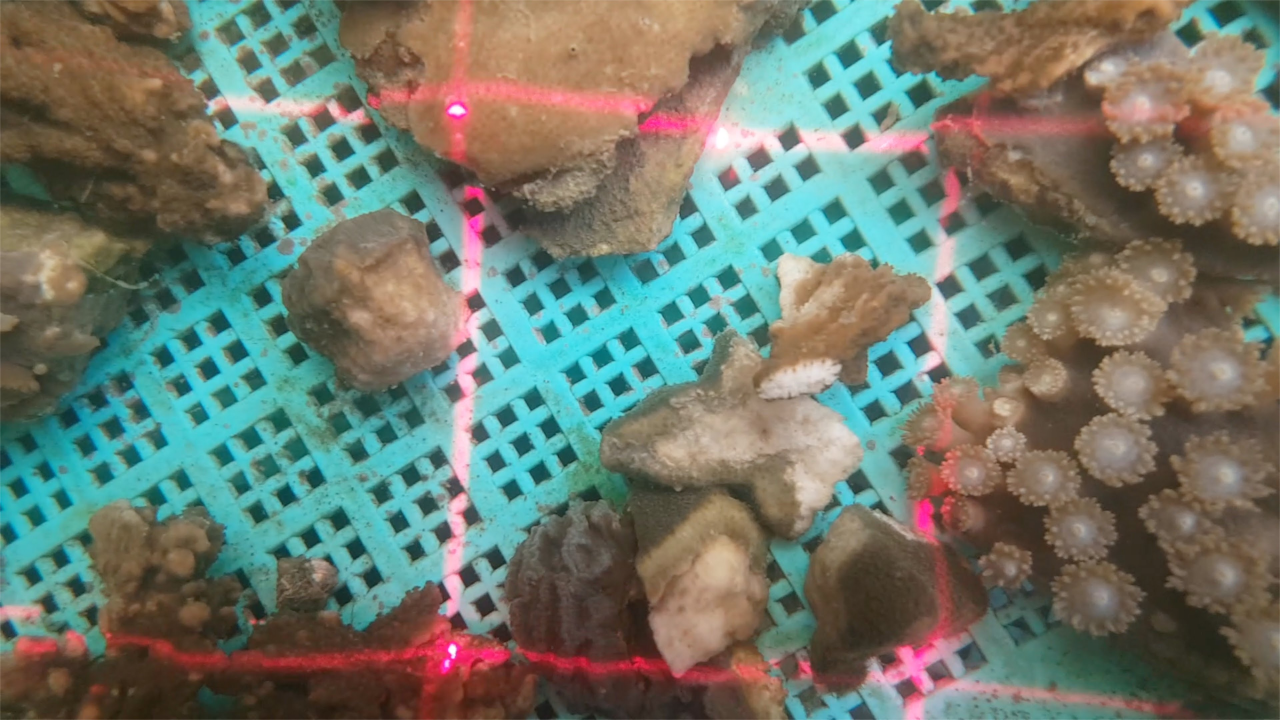
#> input picture imgprepro/img1.jpg, 3840 x 2160 px (shown at 1/3 size)
$ python imgprepro_ver1.py   (older library calls are emulated)
#> lines starting #> are read from the running program, lines starting #| are printed output that depends on the picture; after the words box and inside, x2 and y2 are one past the last pixel; in counts of white or black regions, pixels touching at a corner belong together
import numpy as np
import cv2

# Load the image and convert it to HSV
image = cv2.imread("img1.jpg", 1)
#> image is the input picture: shape (2160, 3840, 3); mean B, G, R 107.7, 120.3, 112
hsvImage = cv2.cvtColor(image, cv2.COLOR_BGR2HSV)
#> hsvImage: shape (2160, 3840, 3); mean H, S, V 46.1, 99.4, 138

# Obtain the color mask
lower1 = np.array([165, 0, 0], dtype = np.uint8)
upper1 = np.array([179, 255, 255], dtype = np.uint8)
mask1 = cv2.inRange(hsvImage, lower1, upper1)
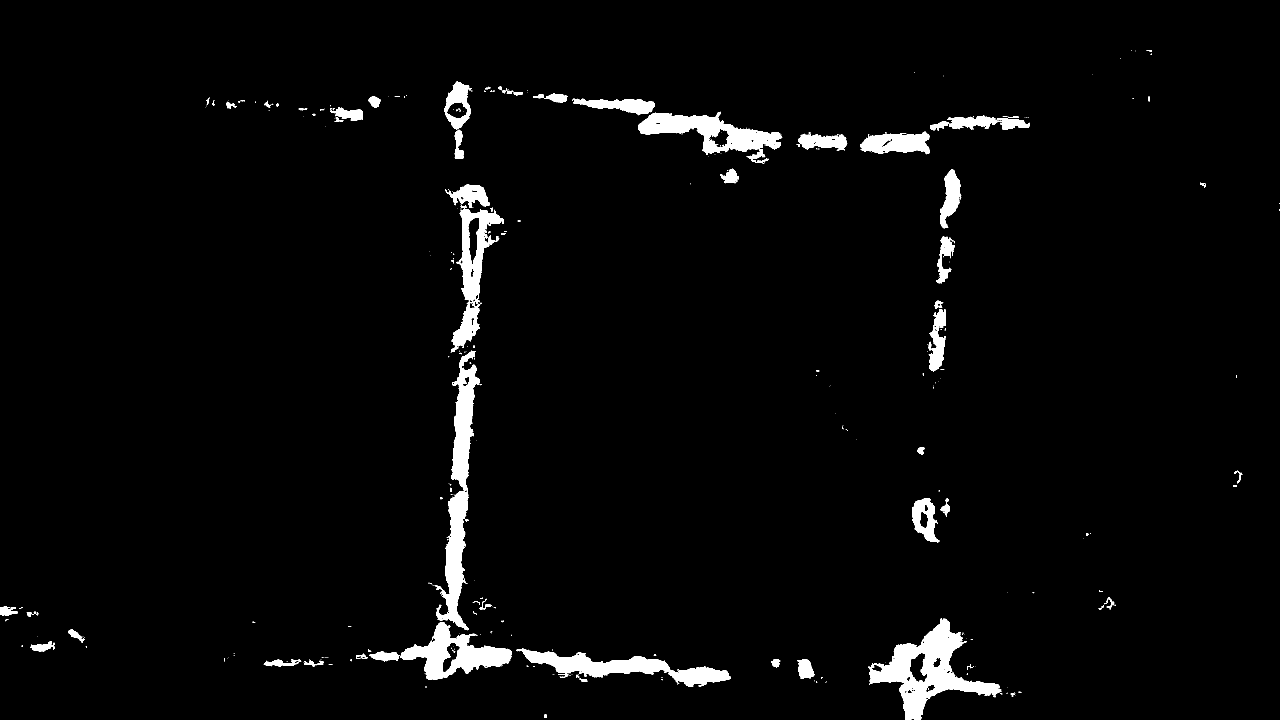
#> mask1: shape (2160, 3840) (shown at 1/3 size); 3% white; 491 white regions (390 under 20 px), largest, box (x1, y1, x2, y2) and area: (2604, 1855, 3005, 2160) 38717, (1304, 1052, 1439, 1891) 35391, (1914, 335, 2347, 491) 24251

lower2 = np.array([0, 0, 0], dtype = np.uint8)
upper2 = np.array([7, 255, 255], dtype = np.uint8)
mask2 = cv2.inRange(hsvImage, lower2, upper2)
#> mask2: shape (2160, 3840); 5.7% white; 1228 white regions (963 under 20 px), largest, box (x1, y1, x2, y2) and area: (315, 1755, 2360, 2160) 198229, (1102, 0, 2247, 507) 74403, (2372, 1349, 2931, 2076) 49463

mask = cv2.bitwise_or(mask1, mask2)
#> mask: shape (2160, 3840); 8.6% white; 766 white regions (552 under 20 px), largest, box (x1, y1, x2, y2) and area: (315, 538, 2360, 2160) 326510, (1102, 0, 2351, 507) 117872, (2372, 1349, 3578, 2160) 111452

# Perform morphological close operation to connect the laser lines
kernel = np.ones((5,5), np.uint8)
mask = cv2.morphologyEx(mask, cv2.MORPH_CLOSE, kernel, iterations = 15)
#> mask: shape (2160, 3840); 12.3% white; 56 white regions (31 under 20 px), largest, box (x1, y1, x2, y2) and area: (0, 0, 3626, 2160) 988182, (3276, 122, 3480, 224) 7692, (2352, 1098, 2504, 1179) 6432

# Subtract red lazer beams from the image
channels = cv2.split(image)
maskDilation = cv2.dilate(mask, kernel, iterations = 5)
#> maskDilation: shape (2160, 3840); 16.1% white; 43 white regions, largest, box (x1, y1, x2, y2) and area: (0, 0, 3636, 2160) 1249854, (3266, 112, 3490, 234) 14212, (2342, 1088, 2514, 1189) 11492
maskInverse = cv2.bitwise_not(maskDilation)
#> maskInverse: shape (2160, 3840); 83.9% white; 43 black regions
redChannel = cv2.bitwise_and(channels[2], maskInverse)
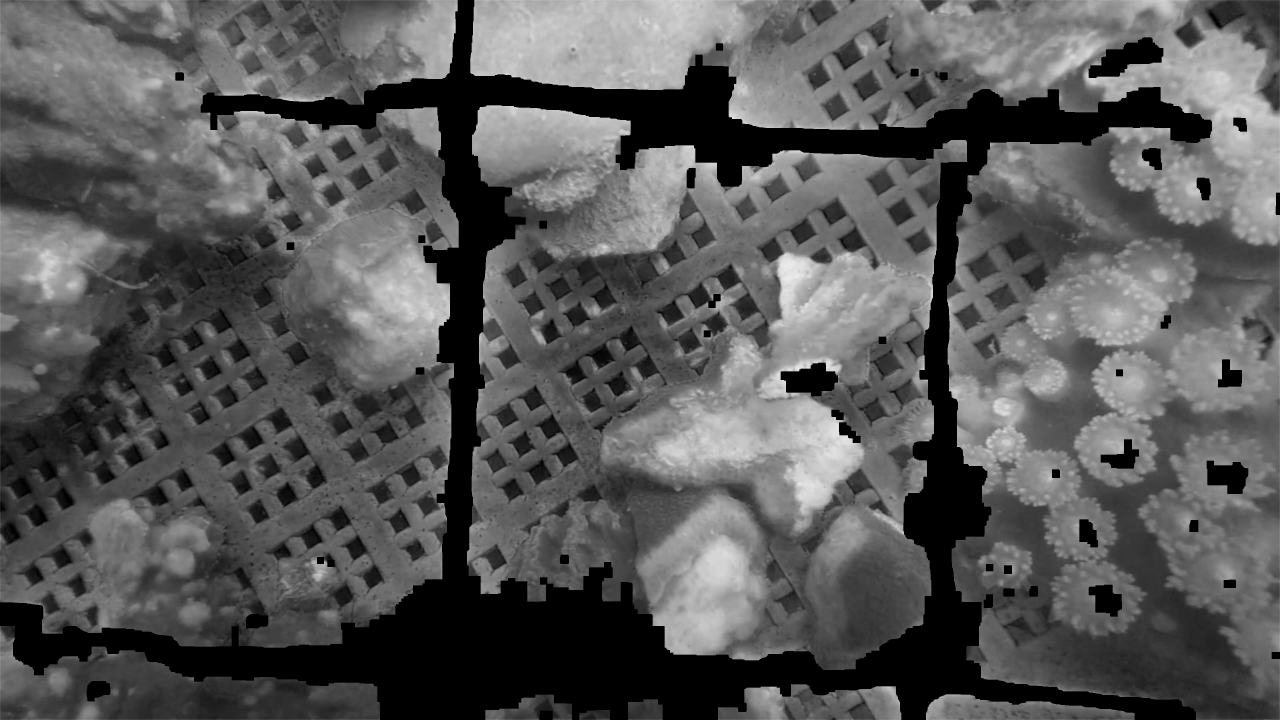
#> redChannel: shape (2160, 3840) (shown at 1/3 size); min 0, max 237, mean 88.1
image = cv2.merge([channels[0], channels[1], redChannel])
image = cv2.inpaint(image, maskDilation, 3, cv2.INPAINT_TELEA)
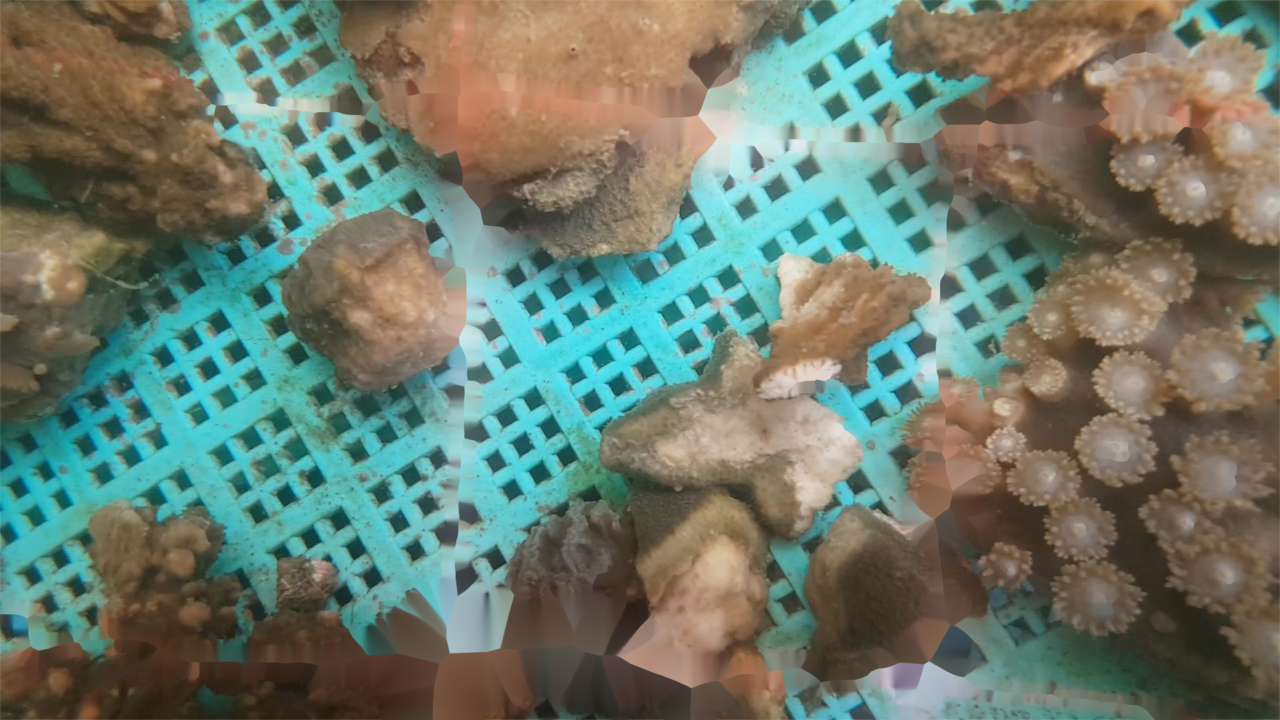
#> image: shape (2160, 3840, 3) (shown at 1/3 size); mean of channels 0, 1, 2 108.3, 122.3, 108.2; drawn as B, G, R

# Find and draw contours
image2, contours, hierarchy = cv2.findContours(mask, cv2.RETR_TREE, cv2.CHAIN_APPROX_SIMPLE)
#> contours = 57 contours, 34 with area under 20; largest, box (x1, y1, x2, y2) and area: (0, 0, 3626, 2160) 3014528, (1390, 305, 2912, 2021) 2038944, (3276, 122, 3480, 224) 7410, (2352, 1098, 2504, 1179) 6215, (3632, 1396, 3735, 1472) 4422

for cnt in contours:
	if (cv2.contourArea(cnt) >= 10000 and cv2.contourArea(cnt) <= 3000000):
		rect = cv2.minAreaRect(cnt)
		box = cv2.boxPoints(rect)
		box = np.int0(box)
		cv2.drawContours(image, [box], 0, (255,0,0), 50)
#> this loop made 57 passes
#> (rect, box) on pass 42: (((2103.4, 1170.9), (1639.9, 1509.3), -85.7), [[2794, 2045], [1289, 1931], [1412, 296], [2917, 409]])
#> cnt on passes 4, 12, 13, 14, 15, 20: [[3825, 1966], [3839, 1966]], [[2968, 1702], [2968, 1703], [2969, 1703], [2969, 1702]], [[992, 1689], [993, 1690]], [[961, 1681]], [[3281, 1630], [3281, 1631], [3283, 1631], [3283, 1630]], [[3630, 1392], [3630, 1395], [3631, 1395], [3631, 1393]]
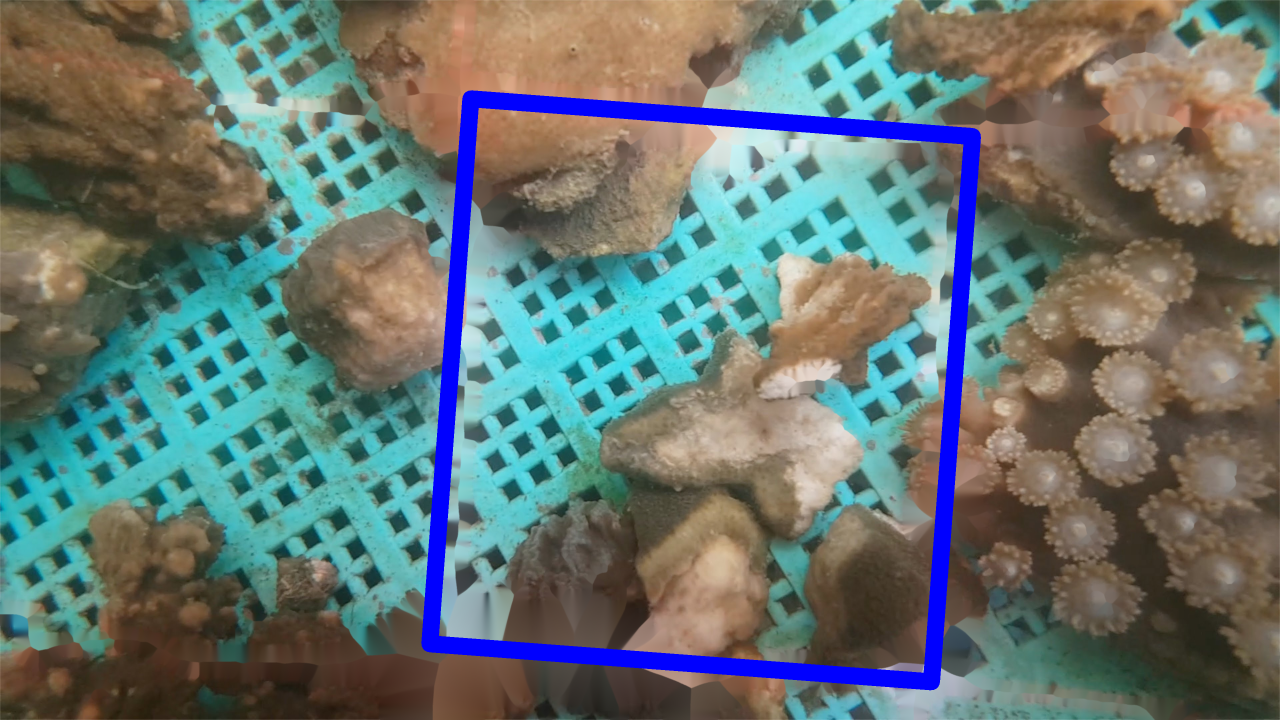
#> image: shape (2160, 3840, 3) (shown at 1/3 size); mean of channels 0, 1, 2 113.3, 116.9, 102.8; drawn as B, G, R
# cv2.drawContours(image, contours, -1, (0,255,0), 5)

# Display the result
result = cv2.cvtColor(redChannel, cv2.COLOR_GRAY2BGR)
concat = np.concatenate((image, result), axis=1)
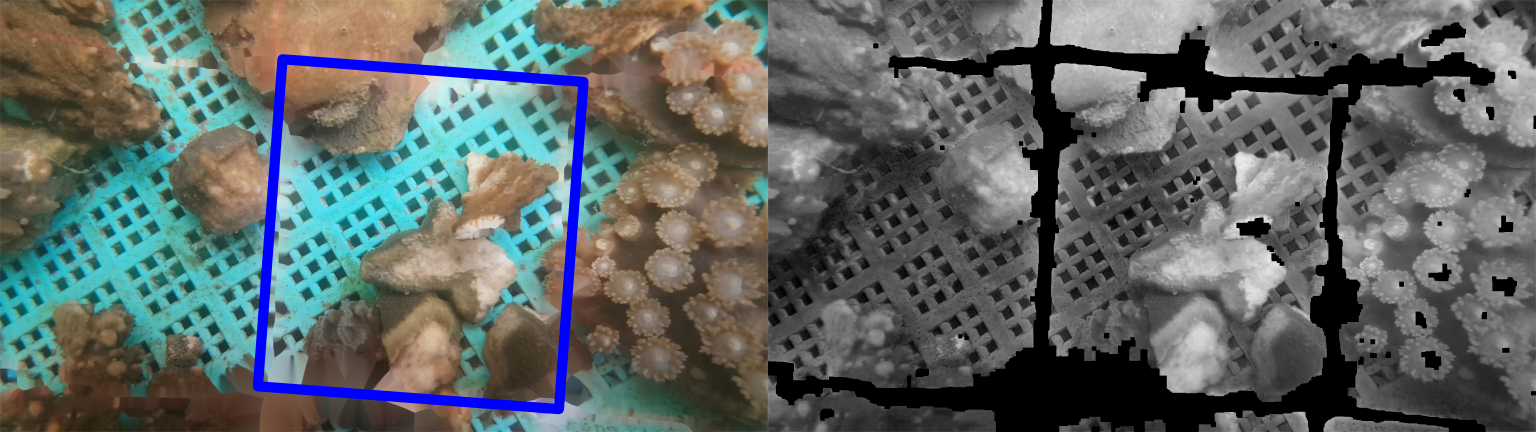
#> concat: shape (2160, 7680, 3) (shown at 1/5 size); mean of channels 0, 1, 2 100.7, 102.5, 95.4; drawn as B, G, R
cv2.namedWindow( "Window", cv2.WINDOW_NORMAL);
cv2.imshow('Window', concat)

cv2.waitKey(0)
cv2.destroyAllWindows()
